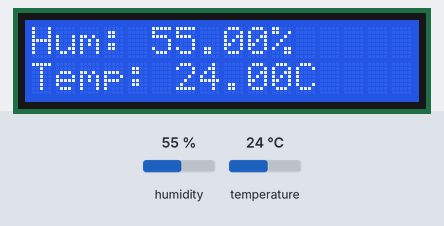
Bench run of a sketch on a simulated Arduino Uno, built with avr-gcc and run on an emulated ATmega328P. Shown: 16×2 character LCD. The inputs (shaded band) are chosen by the test bench; at power-on: humidity 55 %, temperature 24 °C. What the sketch prints to the serial monitor is not drawn.

Above: at 0.2 s.
At 4.2 s:
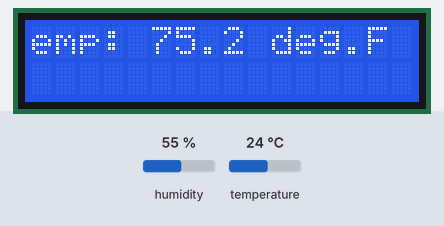
At 8.99 s:
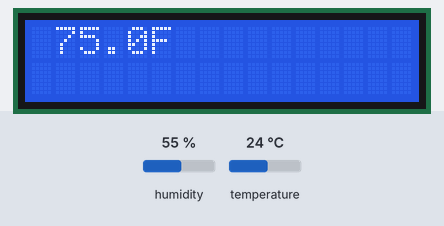
At 13.79 s:
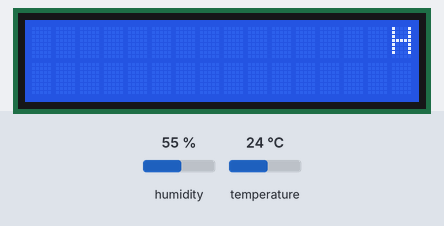
At 21.89 s:
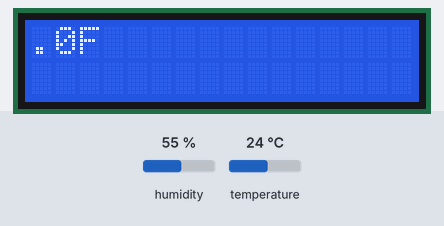
At 39.6 s:
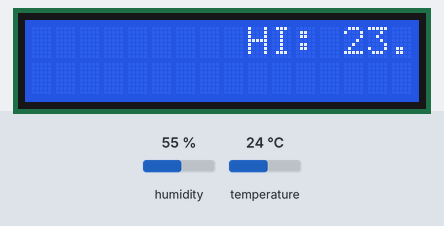

The sketch:

LCDwithDHT.ino
```cpp
#include <LiquidCrystal.h>
#include <DHT.h>

#define DHT11PIN 7
#define DHTTYPE DHT11
DHT dht(DHT11PIN, DHTTYPE);
LiquidCrystal lcd(12, 11, 5, 4, 3, 2);

void setup() {
  Serial.begin(9600);
  lcd.begin(16, 2);
  dht.begin();
  lcd.clear();
  Serial.println("EnviroSense: System ready");
}

void loop() {

  float humid = dht.readHumidity();
  float tempC = dht.readTemperature(false);
  float tempF = dht.readTemperature(true);
  float hic = dht.computeHeatIndex(tempC, humid, false);
  float hif = dht.computeHeatIndex(tempF, humid, true);


  if (isnan(humid) || isnan(tempC) || isnan(tempF)) {
    Serial.println("Failed to read from DHT11 sensor!");
    lcd.clear();
    lcd.setCursor(0, 0);
    lcd.print("Sensor Error");
    delay(2000);
    return;
  }


  Serial.print("Humidity: ");
  Serial.print(humid);
  Serial.println(" %");
  Serial.print("Temperature: ");
  Serial.print(tempC);
  Serial.print(" deg.C  ");
  Serial.print(tempF);
  Serial.println(" deg.F");
  Serial.print("Heat Index: ");
  Serial.print(hic);
  Serial.print(" deg.C  ");
  Serial.print(hif);
  Serial.println(" deg.F");


  lcd.clear();
  lcd.setCursor(0, 0);
  lcd.print("Hum: ");
  lcd.print(humid);
  lcd.print("%");
  lcd.setCursor(0, 1);
  lcd.print("Temp: ");
  lcd.print(tempC);
  lcd.print("C");
  delay(4000);


  lcd.clear();
  lcd.setCursor(0, 0);
  String tempFText = "Temp: " + String(tempF, 1) + " deg.F";
  lcd.print(tempFText);
  for (int i = 0; i <= tempFText.length() - 16; i++) {
    lcd.scrollDisplayLeft();
    delay(300);
  }
  delay(2000);


  lcd.clear();
  lcd.setCursor(0, 0);
  String hiText = "HI: " + String(hic, 1) + "C " + String(hif, 1) + "F";
  lcd.print(hiText);
  for (int i = 0; i <= hiText.length() - 16; i++) {
    lcd.scrollDisplayLeft();
    delay(300);
  }
  delay(2000);

  delay(1000);
}
```

Measured:
- what the display in image 0 shows lasts 4.0 s, from 0.1 s to 4.1 s
- what the display in image 1 shows lasts 2.3 s, from 4.1 s to 6.4 s
